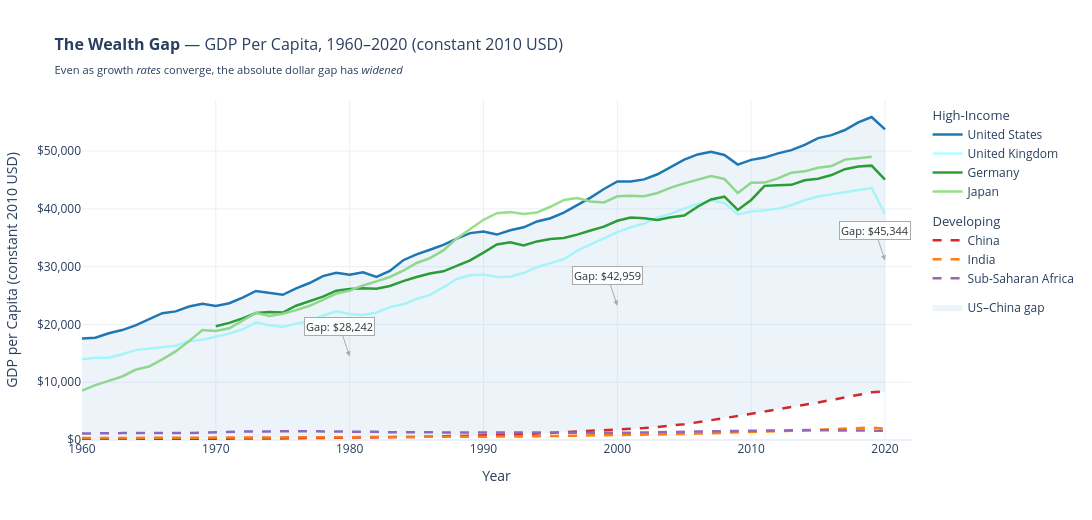

Notebook code cell kept with this figure:
### Code cell
df_v1 = (
    df_focus
    .groupby([cname_col, year_col], as_index = False)["GDP_pc"]
    .mean()
)

fig1 = go.Figure()

# Rich-country lines (solid)
for country in rich:
    d = (df_v1[df_v1[cname_col] == country]
        .dropna(subset = ["GDP_pc"])
        .sort_values(year_col)
    )
    
    fig1.add_trace(go.Scatter(
        x           = d[year_col], y = d["GDP_pc"],
        mode        = "lines", name = country,
        line        = dict(color = palette[country], width = 2.5),
        legendgroup = "rich",
        legendgrouptitle_text = "High-Income",
    ))

# Rising-country lines (dashed)
for country in rising:
    d = (df_v1[df_v1[cname_col] == country]
        .dropna(subset = ["GDP_pc"])
        .sort_values(year_col)
    )
    
    fig1.add_trace(go.Scatter(
        x           = d[year_col], y = d["GDP_pc"],
        mode        = "lines", name = country,
        line        = dict(color = rising_colors[country], width = 2.5, dash = "dash"),
        legendgroup = "rising",
        legendgrouptitle_text = "Developing",
    ))

# Shade the gap between US and China
us     = df_v1[df_v1[cname_col] == "United States"].dropna(subset = ["GDP_pc"]).sort_values(year_col)
chn    = df_v1[df_v1[cname_col] == "China"].dropna(subset = ["GDP_pc"]).sort_values(year_col)
gap_df = us[[year_col, "GDP_pc"]].merge(
    chn[[year_col, "GDP_pc"]], on = year_col, suffixes = ("_us", "_cn")
)

fig1.add_trace(go.Scatter(
    x         = pd.concat([gap_df[year_col], gap_df[year_col][::-1]]),
    y         = pd.concat([gap_df["GDP_pc_us"], gap_df["GDP_pc_cn"][::-1]]),
    fill      = "toself",
    fillcolor = "rgba(31,119,180,0.08)",
    line      = dict(color = "rgba(0,0,0,0)"),
    name      = "US–China gap",
    hoverinfo = "skip",
))

# Dollar-gap annotations at key years
for yr in annotation_years:
    row = gap_df[gap_df[year_col] == yr]
    if row.empty:
        continue
    gap = row["GDP_pc_us"].values[0] - row["GDP_pc_cn"].values[0]
    mid = (row["GDP_pc_us"].values[0] + row["GDP_pc_cn"].values[0]) / 2
    fig1.add_annotation(
        x           = yr, y = mid,
        text        = f"Gap: ${gap:,.0f}",
        showarrow   = True, arrowhead = 2, arrowcolor = "#aaa",
        font        = dict(size = 11, color = "#333"),
        bgcolor     = "rgba(255,255,255,0.85)",
        bordercolor = "#aaa", borderwidth = 1,
    )

fig1.update_layout(
    title = dict(
        text = (
            "<b>The Wealth Gap</b> — GDP Per Capita, 1960–2020 "
            "(constant 2010 USD)<br>"
            "<sub>Even as growth <i>rates</i> converge, the absolute "
            "dollar gap has <i>widened</i></sub>"
        ),
        font = dict(size = 16),
    ),
    xaxis = dict(title = "Year", tickmode = "linear", dtick = 10),
    yaxis = dict(
        title      = "GDP per Capita (constant 2010 USD)",
        tickprefix = "$", tickformat = ",.0f",
        rangemode  = "tozero",
    ),
    hovermode = "x unified",
    legend    = dict(groupclick = "toggleitem"),
    template  = "plotly_white",
    height    = 520,
    width     = 1300,
)

fig1.show()
